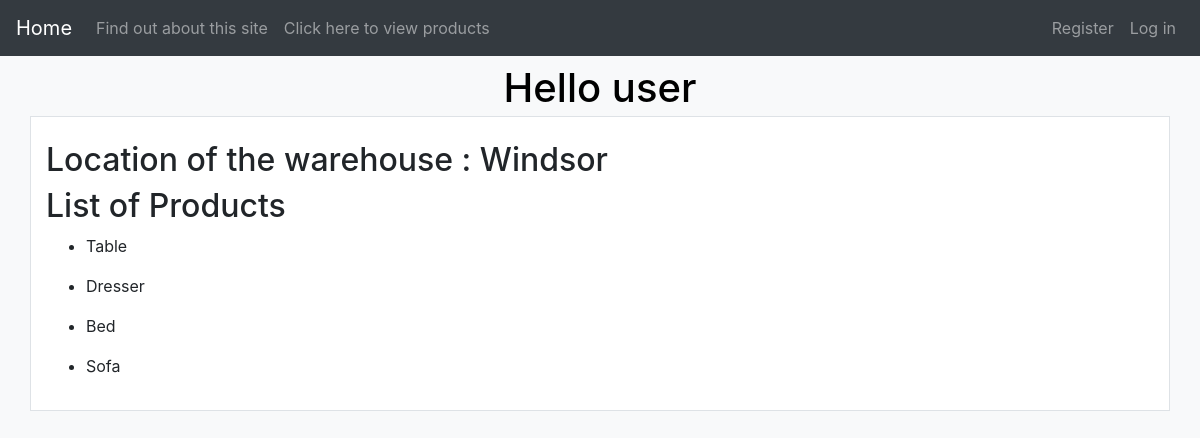
Page /myapp/cat_no/1/ on the committed database.
### myapp/models.py (models this page shows, shortened)
class Category(models.Model):
    name = models.CharField(max_length=200)
    warehouse = models.CharField(max_length=200, blank=False, default='Windsor')

class Product(models.Model):
    category = models.ForeignKey(Category, related_name='products',on_delete=models.CASCADE)
    name = models.CharField(max_length=200)
    price = models.DecimalField(max_digits=10, decimal_places=2)
    stock = models.PositiveIntegerField(default=100, validators=[MaxValueValidator(1000), MinValueValidator(0)])
    available = models.BooleanField(default=True)
    description = models.TextField(blank=True, default='')
    interested = models.PositiveIntegerField(default=0)
    def __str__(self):
        return self.name

### myapp/views.py (the view)
# urls.py: path('cat_no/<int:cat_no>/', views.cat_no),
def cat_no(request, cat_no):
     try:
         warehouse_loc = (Category.objects.get(id=cat_no).warehouse)
     except Category.DoesNotExist:
         raise Http404("Category not found")
     prod_list = get_list_or_404(Product.objects.filter(category__id__contains=cat_no))
     return render(request,'myapp/detail.html',{'warehouse_loc': warehouse_loc, 'prod_list': prod_list} )

### myapp/templates/myapp/detail.html (shortened to what this page needs)
<!DOCTYPE html>
<html lang="en">
<head>
</head>
<body>
{% extends 'myapp/base.html' %}
{% block body_block %}
    {% if warehouse_loc %}
    <h2> Location of the warehouse : {{ warehouse_loc }} </h2>
        <h2>List of Products</h2>
        {% for product in prod_list %}
            <ul>
            <li>{{ product }}</li>
            </ul>
        {% endfor %}
{% else %}
    <strong>There are no available categories!</strong>
{% endif %}
{% endblock %}

### rows in the picture
Category: warehouse "Windsor"
Product: name "Table"
Product: name "Dresser"
Product: name "Bed"
Product: name "Sofa"

### other values in the picture
{{ 'user' }} "user"
